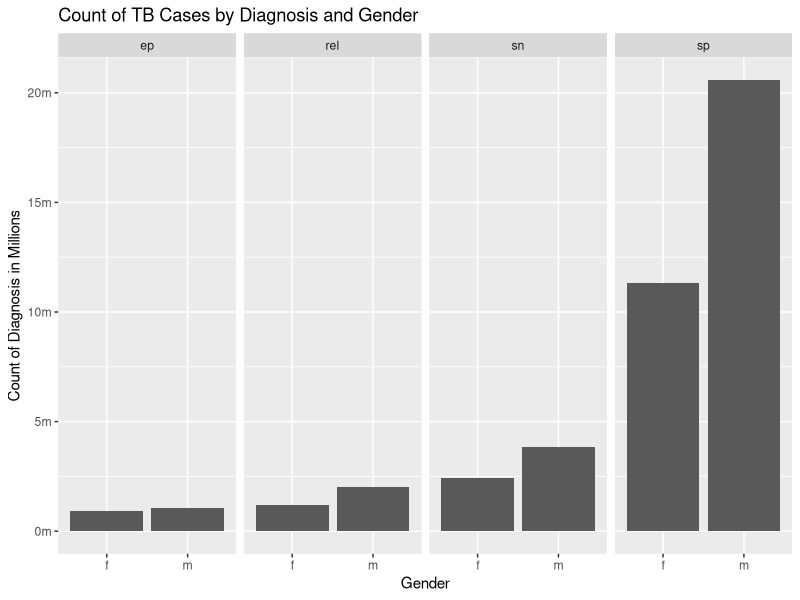
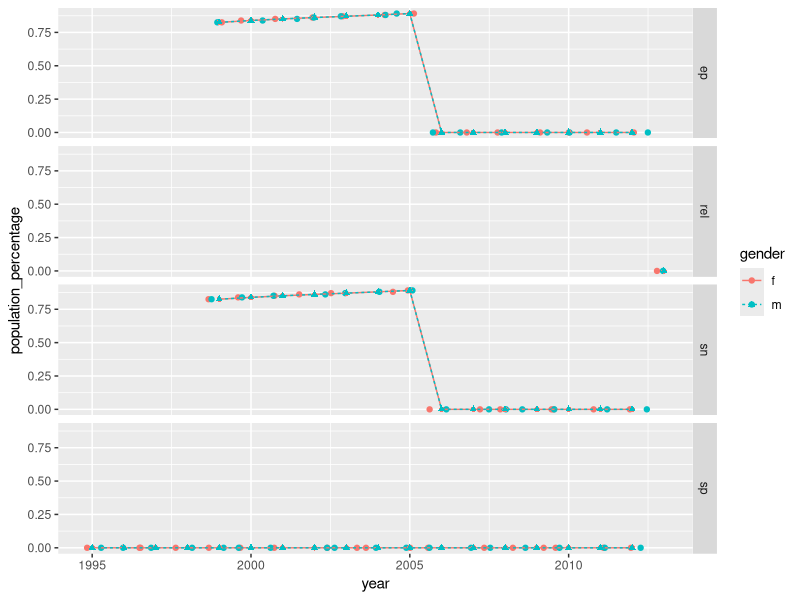
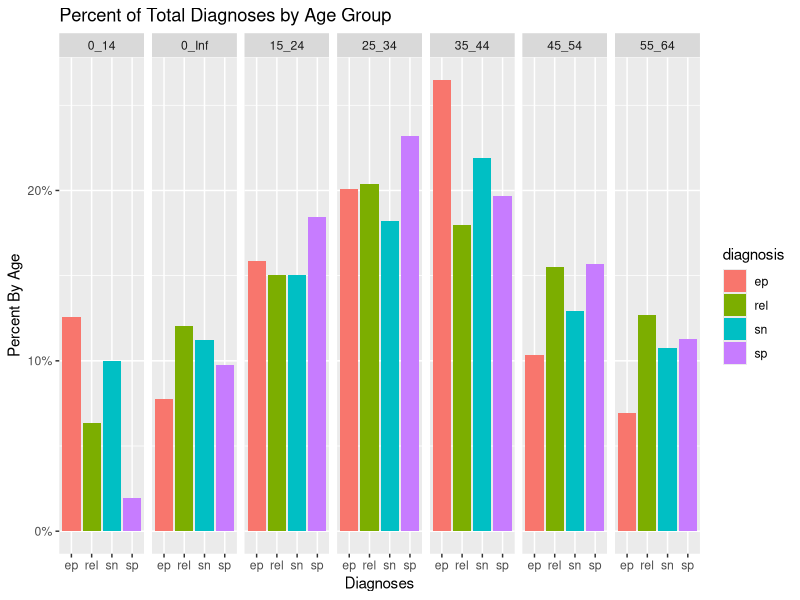

Source code (R) for these figures, in order:
## ---- chunk 1
library(dplyr)
library(tidyr)
library(ggplot2)

data(who)
data("population")

#Pivot Long to match format above
who_long_data <- who %>%
  pivot_longer(cols = !country:year, 
               names_to = c("diagnosis", "gender", "age"),
               names_pattern = ("new_?(.*)_(.)(.*)"),
               values_to = "count")

head(who_long_data)
## ---- chunk 2
#Left join as to not lose any data in who dataset
left_join_who <- who_long_data %>%
  left_join(population, by=c('country', 'year'))

head(left_join_who)
## ---- chunk 3
# Use sep=-2 to account for uneven character split
age_split_who <- left_join_who %>%
                  separate(age, c("min_age", "max_age")
                           ,sep = -2
                           )
head(age_split_who)
## ---- chunk 4
#kept min_age and max age as characters vectors as instructed with mutate.
age_split_who  <- age_split_who %>%
                    mutate(min_age = ifelse(min_age=="", 0, min_age)) %>%
                    mutate(max_age = ifelse(max_age== 65, "Inf", max_age))
  

head(age_split_who)
  
  
## ---- chunk 5
#Use na.rm=TRUE to resolve NA values
gender_count <- age_split_who %>%
                  group_by(gender, diagnosis) %>%
                  summarize(count_per_diagnosis=sum(count, na.rm = TRUE))
gender_count
## ---- chunk 6
#your code here
ggplot(gender_count) +
  geom_col(aes(x=gender, y=count_per_diagnosis)) +
  facet_grid(.~diagnosis) + 
  scale_y_continuous(labels =scales::number_format(scale=.000001, suffix="m")) +
  labs(x="Gender",
       y="Count of Diagnosis in Millions",
      title = "Count of TB Cases by Diagnosis and Gender")

## ---- chunk 7
# Find max population in dataset
max_pop_year <- age_split_who %>%
  group_by(year, gender, diagnosis) %>%
  #drop_na() to remove na rows
  drop_na() %>%
  #reframe instead of summarize to resolve errors (more than one result row 
  #per result in join)
  reframe(max_pop=max(population, na.rm = TRUE))

# Find min population in dataset
min_pop_year <-age_split_who %>%
  group_by(year,gender, diagnosis) %>%
  drop_na() %>%
  reframe(min_pop=min(population, na.rm = TRUE)) 

#join min and max together, and divide min over max to get percentage
age_split_who_popgroup <- max_pop_year %>%
  inner_join(min_pop_year, by=c('year', 'gender', 'diagnosis')) %>%
  group_by(year,gender,diagnosis) %>%
  reframe(population_percentage=min_pop/max_pop)

## ---- chunk 8
ggplot(age_split_who_popgroup, aes(x=year, y=population_percentage, group=gender))+
  geom_jitter(aes(color=gender), width=.5)+
  geom_line(aes(linetype=gender, color=gender))+
  geom_point(aes(shape=gender, color=gender))+
  facet_grid(rows=vars(diagnosis))
  
## ---- chunk 9
age_split_who <- age_split_who %>%
  unite(col = 'age_range', min_age:max_age, sep='_')

head(age_split_who)

## ---- chunk 10
#1) Find count of all diagnoses
count_diagnosis_all <- age_split_who %>%
  group_by(diagnosis) %>%
  drop_na() %>%
  summarise(total_sum=sum(count))

#2) Count of all diagnoses by age group
count_diagnosis_age <- age_split_who %>%
  group_by(diagnosis, age_range) %>%
  drop_na() %>%
  summarise(sum_by_age=sum(count))

#3) Join 1) to 2). Use inner join to find matches based on diagnosis.
count_diagnosis_combined <- count_diagnosis_all %>%
  inner_join(count_diagnosis_age, by='diagnosis') %>%
  mutate(perc_diag_by_age = (sum_by_age/total_sum))

#4) Plot data as a geom_col where the x axis is the diagnosis, y axis is the percent of total by age, and faceted by age group
  ggplot(count_diagnosis_combined,aes(x=diagnosis, 
                                      y=perc_diag_by_age))+
    geom_col(aes(fill=diagnosis))+
    facet_grid(. ~ age_range)+
    labs(x='Diagnoses',
         y='Percent By Age',
         title='Percent of Total Diagnoses by Age Group')+
    scale_y_continuous(labels = scales::percent_format(scale=100, suffix="%"))
  













